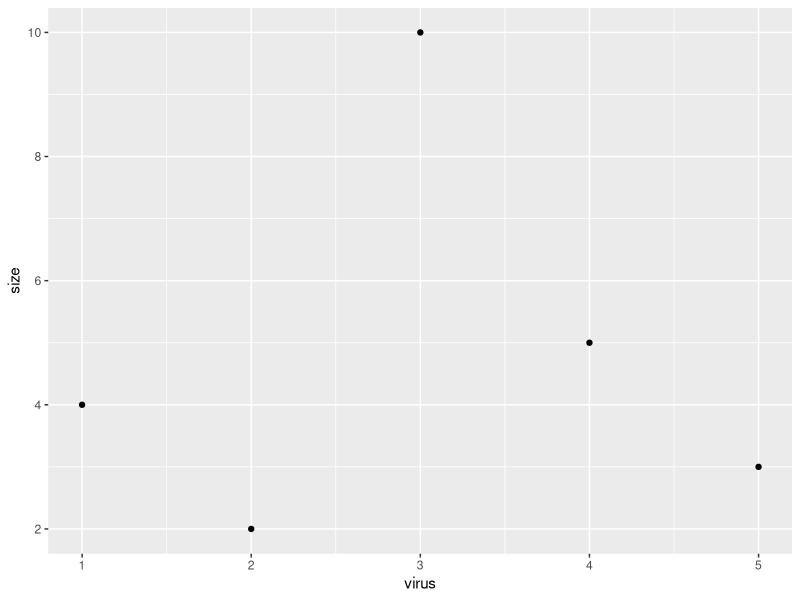

Here is the R script that generated this plot:
## ---- chunk 1
knitr::opts_chunk$set(echo = TRUE)
library( knitr )

## ---- chunk 2

# the place where I load necessary packages and files

require( ggplot2 )
# require( dplyr )
# require( lubridate )
# require( stringr )

logo_file = "logo2.png"

## ---- chunk 3

# the place where I use to look into the data
# for example

# metadata = readr::read_tsv( list.files( config$folder_most_recent, pattern = "postNS", full.names = TRUE ))
# nrow( metadata ) #12973
# length( which( metadata$source == "GECO" ) ) # 514


## ---- chunk 4


fake_table1 = data.frame( WHO_label     = c( "A_variant", "B_variant" ),
                          Pango_lineage = c( "A", "B" ),
                          Total         = c( 123, 456) )
kable(fake_table1)


## ---- chunk 5

# a figure generated here 

df2 = data.frame( virus = seq(1,5),
                  size  = sample(1:10, 5) )

ggplot( df2 )+
  geom_point( aes(x=virus, y=size) )

